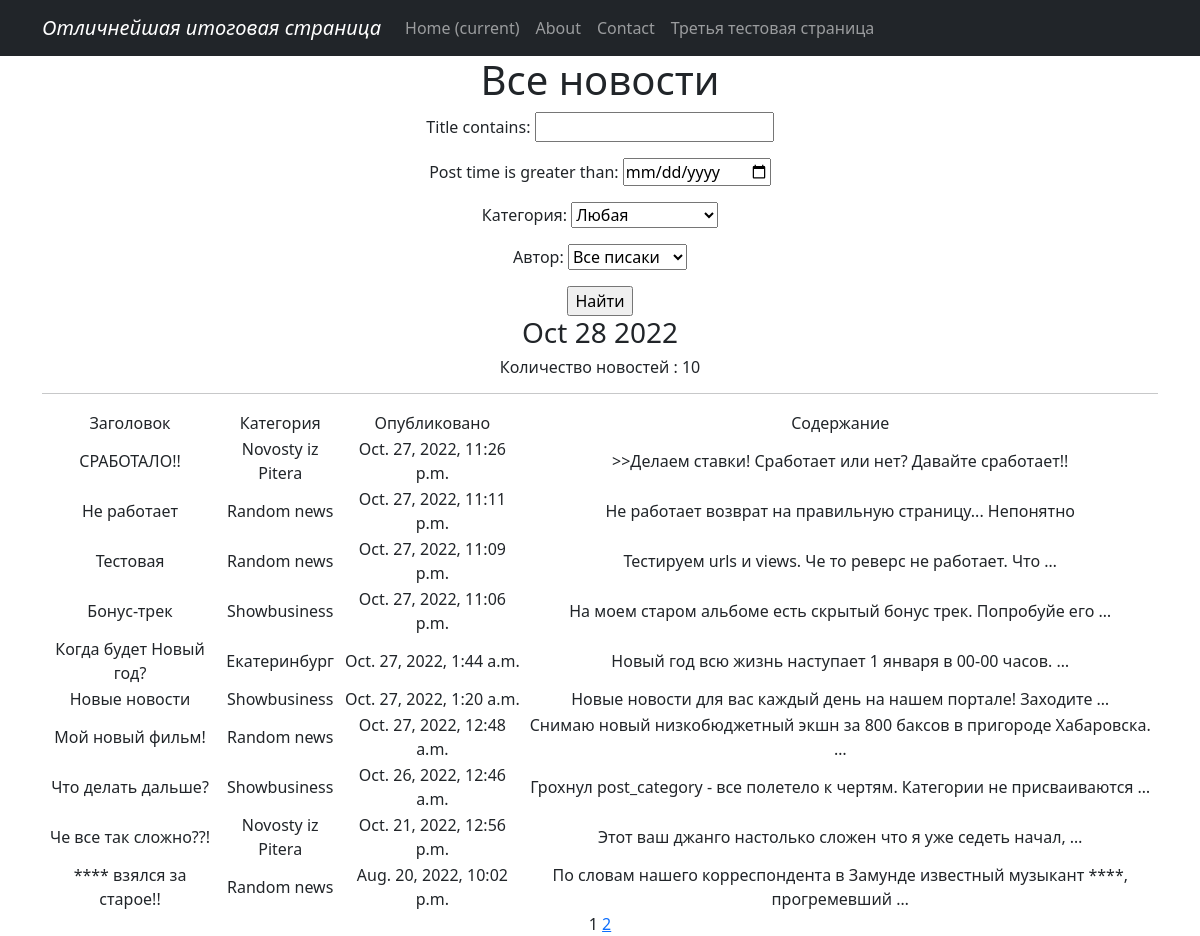
Page /news/ on the committed database.
### News/models.py (models this page shows, shortened)
class Post(models.Model):
    author = models.ForeignKey(Author, on_delete=models.CASCADE)
    post_time = models.DateTimeField(auto_now_add = True)
    post_type = models.CharField(max_length=3, choices = CHOICES, default = news)
    title = models.CharField(max_length=255)
    content = models.TextField()
    post_rating = models.IntegerField(default=0)
    category = models.ManyToManyField(Category, through = 'PostCategory')
    def categoria(self):
        for categ in self.category.all():
            return categ

class Category(models.Model):
    category_name = models.CharField(max_length=255, unique = True, null=True, blank=True)
    def __str__(self):
       return self.category_name

### News/views.py (the view)
# urls.py: path('', PostList.as_view(), name= 'post_list'),
class PostList(ListView):
    model = Post
    ordering = '-post_time'
    template_name = 'posts.html'
    context_object_name = 'posts'
    paginate_by = 10
    def get_queryset(self):
        queryset = super().get_queryset()
        self.filterset = PostFilter(self.request.GET, queryset)
        return self.filterset.qs
    def get_context_data(self, **kwargs):
        context = super().get_context_data(**kwargs)
        context['time_now'] = datetime.utcnow()
        context['filterset'] = self.filterset
        return context

### News/models.py (called while the page is built)
    def __str__(self):
        return f'{self.user.username}'

### News/templatetags/custom_filters.py (called while the page is built)
@register.filter()
def cenzura(value):
    for word in Slovechki:
        value = value.replace(word, '*' * len(word))
    return value

### News/templatetags/custom_tags.py (called while the page is built)
@register.simple_tag(takes_context=True)
def url_replace(context, **kwargs):
   d = context['request'].GET.copy()
   for k, v in kwargs.items():
       d[k] = v
   return d.urlencode()

### templates/posts.html (shortened to what this page needs)
{% extends 'flatpages/default.html' %}
{% load custom_filters %}
{% load custom_tags %}
{% block content %}
   <h1>Все новости</h1>
   <form action="" method="get">
       {{ filterset.form.as_p }}
       <input type="submit" value="Найти" />
   </form>
   <h3>{{ time_now|date:'M d Y' }}</h3>
   <h6> Количество новостей : {{ posts | length }} </h6>
   <hr>
   {% if posts %}
       <table>
           <tr>
               <td>Заголовок</td>
               <td>Категория </td>
               <td>Опубликовано</td>
               <td>Содержание</td>
           </tr>
           {% for Post in posts %}
           <tr>
               <td>{{ Post.title | cenzura }}</td>
               <td>{{ Post.categoria}}</td>
               <td>{{ Post.post_time }}</td>
               <td>{{ Post.content | truncatewords:10 | cenzura }}</td>
           </tr>
           {% endfor %}
       </table>
   {% else %}
       <h2>Новости не найдены!</h2>
   {% endif %}
   {{ page_obj.number }}
   {% if page_obj.has_next %}
       <a href="?{% url_replace page=page_obj.next_page_number %}">{{ page_obj.next_page_number }}</a>
   {% endif %}
{% endblock content %}

### templates/flatpages/default.html (shortened to what this page needs)
<!DOCTYPE html>
<html lang="en">
    <head>
        {% load static %}
       <link href="{% static 'css/styles.css' %}" rel="stylesheet" />
    </head>
    <body>
        <nav class="navbar navbar-expand-lg navbar-dark bg-dark static-top">
           <div class="container">
               <a class="navbar-brand" href="#"><i> Отличнейшая итоговая страница  </i></a>
               <div class="collapse navbar-collapse" id="navbarResponsive">
                   <ul class="navbar-nav ml-auto">
                       <li class="nav-item active">
                           <a class="nav-link" href="#">Home
                               <span class="sr-only">(current)</span>
                           </a>
                       </li>
                       <li class="nav-item">
                           <a class="nav-link" href="/about/">About</a>
                       </li>
                       <li class="nav-item">
                           <a class="nav-link" href="/contacts/">Contact</a>
                       </li>
                       <li class="nav-item">
                           <a class="nav-link" href="/third_page/">Третья тестовая страница </a>
                       </li>
                   </ul>
               </div>
           </div>
        </nav>
        <div class="container">
            <div class="row">
                <div class="col-lg-12 text-center">
                       {% block content %}{% endblock content %}
                </div>
            </div>
        </div>
    </body>
</html>

### rows in the picture
Post: title|cenzura "СРАБОТАЛО!!", categoria "Novosty iz Pitera", post_time "Oct. 27, 2022, 11:26 p.m.", content|cenzura ">>Делаем ставки! Сработает или нет? Давайте сработает!!"
Post: title|cenzura "Не работает", categoria "Random news", post_time "Oct. 27, 2022, 11:11 p.m.", content|cenzura "Не работает возврат на правильную страницу... Непонятно"
Post: title|cenzura "Тестовая", categoria "Random news", post_time "Oct. 27, 2022, 11:09 p.m.", content|cenzura "Тестируем urls и views. Че то реверс не работает. Что …"
Post: title|cenzura "Бонус-трек", categoria "Showbusiness", post_time "Oct. 27, 2022, 11:06 p.m.", content|cenzura "На моем старом альбоме есть скрытый бонус трек. Попробуйе его …"
Post: title|cenzura "Когда будет Новый год?", categoria "Екатеринбург", post_time "Oct. 27, 2022, 1:44 a.m.", content|cenzura "Новый год всю жизнь наступает 1 января в 00-00 часов. …"
Post: title|cenzura "Новые новости", categoria "Showbusiness", post_time "Oct. 27, 2022, 1:20 a.m.", content|cenzura "Новые новости для вас каждый день на нашем портале! Заходите …"
Post: title|cenzura "Мой новый фильм!", categoria "Random news", post_time "Oct. 27, 2022, 12:48 a.m.", content|cenzura "Снимаю новый низкобюджетный экшн за 800 баксов в пригороде Хабаровска. …"
Post: title|cenzura "Что делать дальше?", categoria "Showbusiness", post_time "Oct. 26, 2022, 12:46 a.m.", content|cenzura "Грохнул post_category - все полетело к чертям. Категории не присваиваются …"
Post: title|cenzura "Че все так сложно??!", categoria "Novosty iz Pitera", post_time "Oct. 21, 2022, 12:56 p.m.", content|cenzura "Этот ваш джанго настолько сложен что я уже седеть начал, …"
Post: title|cenzura "**** взялся за старое!!", categoria "Random news", post_time "Aug. 20, 2022, 10:02 p.m.", content|cenzura "По словам нашего корреспондента в Замунде известный музыкант ****, прогремевший …"

### other values in the picture
{{ time_now|date:'M d Y' }} "Oct 28 2022"
{{ posts | length }} "10"
{{ page_obj.number }} "1"
{{ page_obj.next_page_number }} "2"
